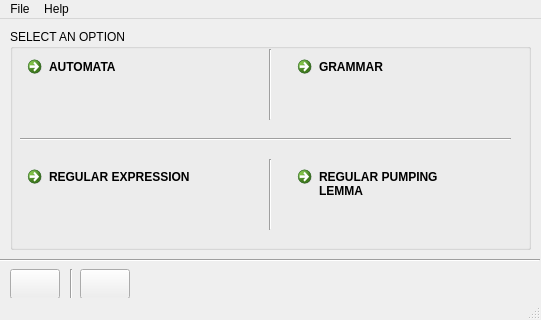
<?xml version="1.0" encoding="UTF-8"?>
<ui version="4.0">
 <class>MainWindow</class>
 <widget class="QMainWindow" name="MainWindow">
  <property name="windowModality">
   <enum>Qt::NonModal</enum>
  </property>
  <property name="enabled">
   <bool>true</bool>
  </property>
  <property name="geometry">
   <rect>
    <x>0</x>
    <y>0</y>
    <width>541</width>
    <height>320</height>
   </rect>
  </property>
  <property name="sizePolicy">
   <sizepolicy hsizetype="Expanding" vsizetype="Expanding">
    <horstretch>0</horstretch>
    <verstretch>0</verstretch>
   </sizepolicy>
  </property>
  <property name="maximumSize">
   <size>
    <width>16777215</width>
    <height>16777215</height>
   </size>
  </property>
  <property name="sizeIncrement">
   <size>
    <width>544</width>
    <height>288</height>
   </size>
  </property>
  <property name="cursor">
   <cursorShape>PointingHandCursor</cursorShape>
  </property>
  <property name="mouseTracking">
   <bool>false</bool>
  </property>
  <property name="focusPolicy">
   <enum>Qt::TabFocus</enum>
  </property>
  <property name="windowTitle">
   <string>Automata+</string>
  </property>
  <property name="windowIcon">
   <iconset>
    <normaloff>ArtWork/AutPlusLogo.png</normaloff>ArtWork/AutPlusLogo.png</iconset>
  </property>
  <property name="windowOpacity">
   <double>1.000000000000000</double>
  </property>
  <property name="autoFillBackground">
   <bool>true</bool>
  </property>
  <property name="iconSize">
   <size>
    <width>24</width>
    <height>24</height>
   </size>
  </property>
  <property name="tabShape">
   <enum>QTabWidget::Rounded</enum>
  </property>
  <widget class="QWidget" name="centralwidget">
   <widget class="QGroupBox" name="OptionBox">
    <property name="geometry">
     <rect>
      <x>10</x>
      <y>10</y>
      <width>521</width>
      <height>221</height>
     </rect>
    </property>
    <property name="sizePolicy">
     <sizepolicy hsizetype="Expanding" vsizetype="Expanding">
      <horstretch>30</horstretch>
      <verstretch>30</verstretch>
     </sizepolicy>
    </property>
    <property name="title">
     <string>SELECT AN OPTION</string>
    </property>
    <widget class="QCommandLinkButton" name="AutButton">
     <property name="geometry">
      <rect>
       <x>10</x>
       <y>20</y>
       <width>231</width>
       <height>71</height>
      </rect>
     </property>
     <property name="toolTip">
      <string>AUTOMATA</string>
     </property>
     <property name="styleSheet">
      <string notr="true"/>
     </property>
     <property name="text">
      <string>AUTOMATA</string>
     </property>
    </widget>
    <widget class="QCommandLinkButton" name="GrButton">
     <property name="geometry">
      <rect>
       <x>280</x>
       <y>20</y>
       <width>221</width>
       <height>71</height>
      </rect>
     </property>
     <property name="text">
      <string>GRAMMAR</string>
     </property>
    </widget>
    <widget class="Line" name="line">
     <property name="geometry">
      <rect>
       <x>10</x>
       <y>100</y>
       <width>491</width>
       <height>21</height>
      </rect>
     </property>
     <property name="orientation">
      <enum>Qt::Horizontal</enum>
     </property>
    </widget>
    <widget class="Line" name="line_2">
     <property name="geometry">
      <rect>
       <x>230</x>
       <y>20</y>
       <width>61</width>
       <height>71</height>
      </rect>
     </property>
     <property name="orientation">
      <enum>Qt::Vertical</enum>
     </property>
    </widget>
    <widget class="QCommandLinkButton" name="ReButton">
     <property name="geometry">
      <rect>
       <x>10</x>
       <y>130</y>
       <width>231</width>
       <height>71</height>
      </rect>
     </property>
     <property name="text">
      <string>REGULAR EXPRESSION</string>
     </property>
    </widget>
    <widget class="Line" name="line_4">
     <property name="geometry">
      <rect>
       <x>230</x>
       <y>130</y>
       <width>61</width>
       <height>71</height>
      </rect>
     </property>
     <property name="orientation">
      <enum>Qt::Vertical</enum>
     </property>
    </widget>
    <widget class="QCommandLinkButton" name="PLButton">
     <property name="geometry">
      <rect>
       <x>280</x>
       <y>130</y>
       <width>221</width>
       <height>71</height>
      </rect>
     </property>
     <property name="text">
      <string>REGULAR PUMPING
LEMMA</string>
     </property>
    </widget>
   </widget>
   <widget class="QPushButton" name="HelpButton">
    <property name="geometry">
     <rect>
      <x>10</x>
      <y>250</y>
      <width>50</width>
      <height>30</height>
     </rect>
    </property>
    <property name="styleSheet">
     <string notr="true">font: 75 11pt &quot;MS Shell Dlg 2&quot;;
color: rgb(85, 0, 127);</string>
    </property>
    <property name="text">
     <string/>
    </property>
    <property name="icon">
     <iconset resource="HelpIcon.qrc">
      <normaloff>:/Images/Help.png</normaloff>:/Images/Help.png</iconset>
    </property>
    <property name="iconSize">
     <size>
      <width>44</width>
      <height>26</height>
     </size>
    </property>
   </widget>
   <widget class="QPushButton" name="MoreButton">
    <property name="geometry">
     <rect>
      <x>80</x>
      <y>250</y>
      <width>50</width>
      <height>30</height>
     </rect>
    </property>
    <property name="styleSheet">
     <string notr="true">font: 75 10pt &quot;MS Shell Dlg 2&quot;;
color: rgb(0, 0, 255);</string>
    </property>
    <property name="text">
     <string/>
    </property>
    <property name="icon">
     <iconset resource="MoreInfoIcon.qrc">
      <normaloff>:/Images/MoreInfo.png</normaloff>:/Images/MoreInfo.png</iconset>
    </property>
    <property name="iconSize">
     <size>
      <width>25</width>
      <height>25</height>
     </size>
    </property>
   </widget>
   <widget class="Line" name="line_3">
    <property name="geometry">
     <rect>
      <x>70</x>
      <y>250</y>
      <width>3</width>
      <height>30</height>
     </rect>
    </property>
    <property name="orientation">
     <enum>Qt::Vertical</enum>
    </property>
   </widget>
   <widget class="Line" name="line_5">
    <property name="geometry">
     <rect>
      <x>0</x>
      <y>240</y>
      <width>540</width>
      <height>3</height>
     </rect>
    </property>
    <property name="orientation">
     <enum>Qt::Horizontal</enum>
    </property>
   </widget>
  </widget>
  <widget class="QMenuBar" name="menubar">
   <property name="geometry">
    <rect>
     <x>0</x>
     <y>0</y>
     <width>541</width>
     <height>21</height>
    </rect>
   </property>
   <widget class="QMenu" name="menuFile">
    <property name="title">
     <string>File</string>
    </property>
    <addaction name="actionExit"/>
   </widget>
   <widget class="QMenu" name="menuHelp">
    <property name="title">
     <string>Help</string>
    </property>
    <addaction name="actionAbout"/>
    <addaction name="separator"/>
    <addaction name="actionReport_a_Bug"/>
   </widget>
   <addaction name="menuFile"/>
   <addaction name="menuHelp"/>
  </widget>
  <widget class="QStatusBar" name="statusbar"/>
  <action name="actionAbout">
   <property name="text">
    <string>About</string>
   </property>
  </action>
  <action name="actionNew">
   <property name="text">
    <string>New</string>
   </property>
  </action>
  <action name="actionOpen">
   <property name="text">
    <string>Open</string>
   </property>
  </action>
  <action name="actionExit">
   <property name="text">
    <string>Exit</string>
   </property>
  </action>
  <action name="actionReport_a_Bug">
   <property name="text">
    <string>Report a Bug</string>
   </property>
  </action>
 </widget>
 <resources>
  <include location="HelpIcon.qrc"/>
  <include location="MoreInfoIcon.qrc"/>
 </resources>
 <connections/>
</ui>
